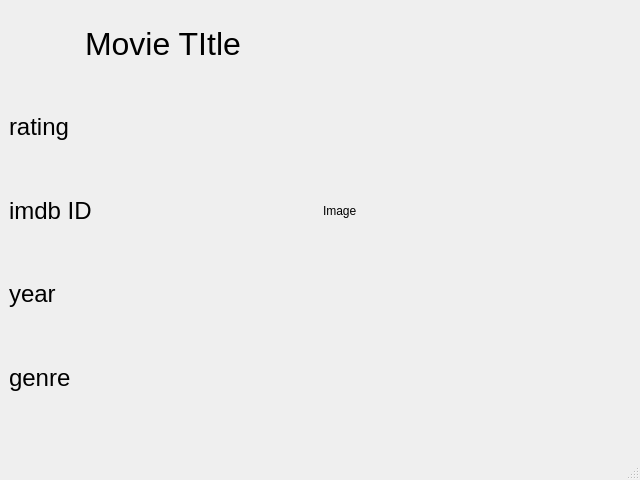
<?xml version="1.0" encoding="UTF-8"?>
<ui version="4.0">
 <class>MainWindow</class>
 <widget class="QMainWindow" name="MainWindow">
  <property name="geometry">
   <rect>
    <x>0</x>
    <y>0</y>
    <width>640</width>
    <height>480</height>
   </rect>
  </property>
  <property name="windowTitle">
   <string>MainWindow</string>
  </property>
  <widget class="QWidget" name="centralwidget">
   <widget class="QWidget" name="horizontalLayoutWidget">
    <property name="geometry">
     <rect>
      <x>9</x>
      <y>5</y>
      <width>621</width>
      <height>411</height>
     </rect>
    </property>
    <layout class="QHBoxLayout" name="horizontalLayout">
     <item>
      <layout class="QVBoxLayout" name="verticalLayout">
       <item alignment="Qt::AlignHCenter">
        <widget class="QLabel" name="title">
         <property name="font">
          <font>
           <pointsize>24</pointsize>
          </font>
         </property>
         <property name="text">
          <string>Movie TItle</string>
         </property>
        </widget>
       </item>
       <item>
        <widget class="QLabel" name="rating">
         <property name="font">
          <font>
           <pointsize>18</pointsize>
          </font>
         </property>
         <property name="text">
          <string>rating</string>
         </property>
        </widget>
       </item>
       <item>
        <widget class="QLabel" name="imdb">
         <property name="font">
          <font>
           <pointsize>18</pointsize>
          </font>
         </property>
         <property name="text">
          <string>imdb ID</string>
         </property>
        </widget>
       </item>
       <item>
        <widget class="QLabel" name="year">
         <property name="font">
          <font>
           <pointsize>18</pointsize>
          </font>
         </property>
         <property name="text">
          <string>year</string>
         </property>
        </widget>
       </item>
       <item>
        <widget class="QLabel" name="genre">
         <property name="font">
          <font>
           <pointsize>18</pointsize>
          </font>
         </property>
         <property name="text">
          <string>genre</string>
         </property>
        </widget>
       </item>
      </layout>
     </item>
     <item>
      <widget class="QLabel" name="image">
       <property name="text">
        <string>Image</string>
       </property>
      </widget>
     </item>
    </layout>
   </widget>
  </widget>
  <widget class="QMenuBar" name="menubar">
   <property name="geometry">
    <rect>
     <x>0</x>
     <y>0</y>
     <width>640</width>
     <height>24</height>
    </rect>
   </property>
  </widget>
  <widget class="QStatusBar" name="statusbar"/>
 </widget>
 <resources/>
 <connections/>
</ui>
